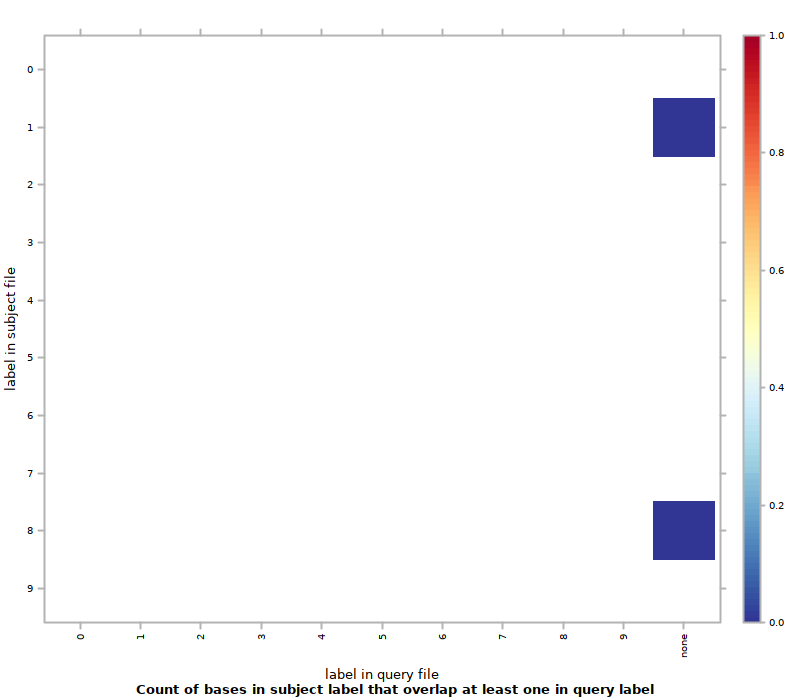

This chart was generated by the following R code:
#!/usr/bin/env Rscript
## transcript produced by Segtools 1.1.14

segtools.r.dirname <-
  system2("python",
          c("-c", "'import segtools; print segtools.get_r_dirname()'"),
          stdout = TRUE)

source(file.path(segtools.r.dirname, 'common.R'))
source(file.path(segtools.r.dirname, 'overlap.R'))
save.overlap.performance('./MCseq2bp50bp/overlap-direct', 'overlap.performance', './MCseq2bp50bp/overlap-direct/overlap.tab', row.normalize = 'FALSE', mnemonic_file = '', clobber = FALSE, col_mnemonic_file = '')
save.overlap.heatmap('./MCseq2bp50bp/overlap-direct', 'overlap', './MCseq2bp50bp/overlap-direct/overlap.tab', clobber = FALSE, col_mnemonic_file = '', cluster = FALSE, max_contrast = FALSE, row.normalize = 'FALSE', mnemonic_file = '')
